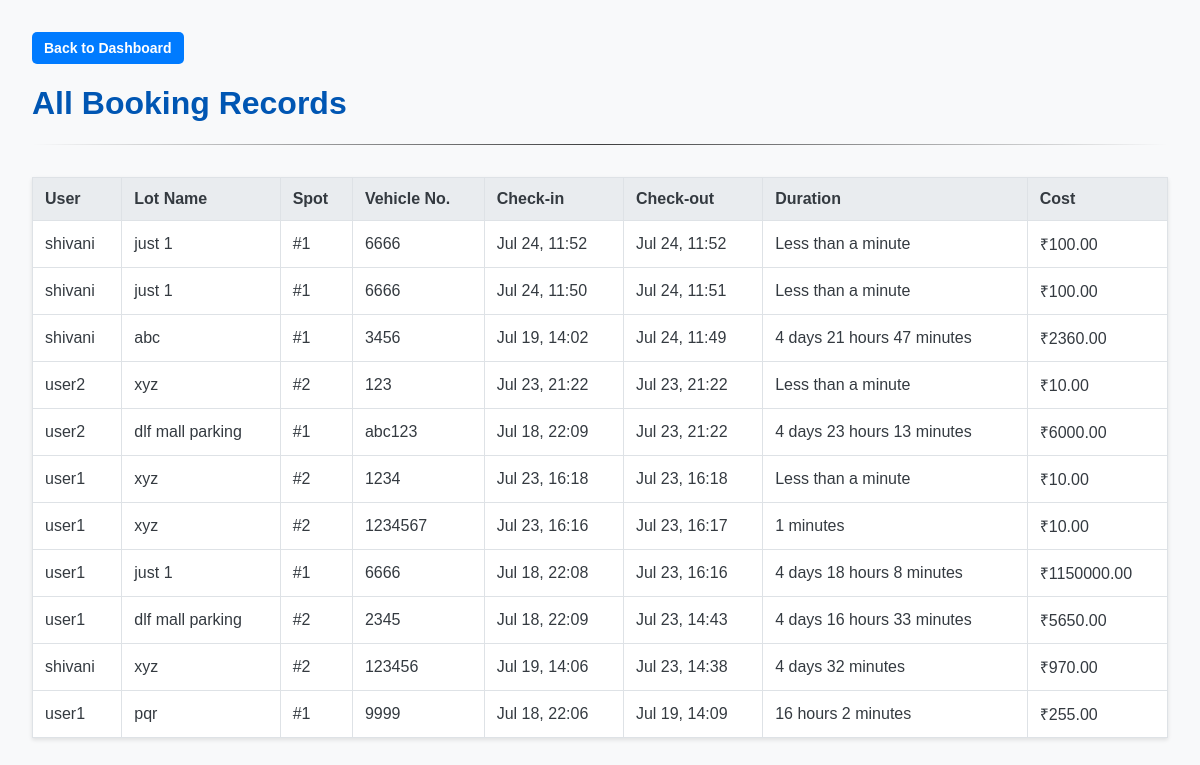
The page /admin/bookings (signed in) on the database as committed earlier.
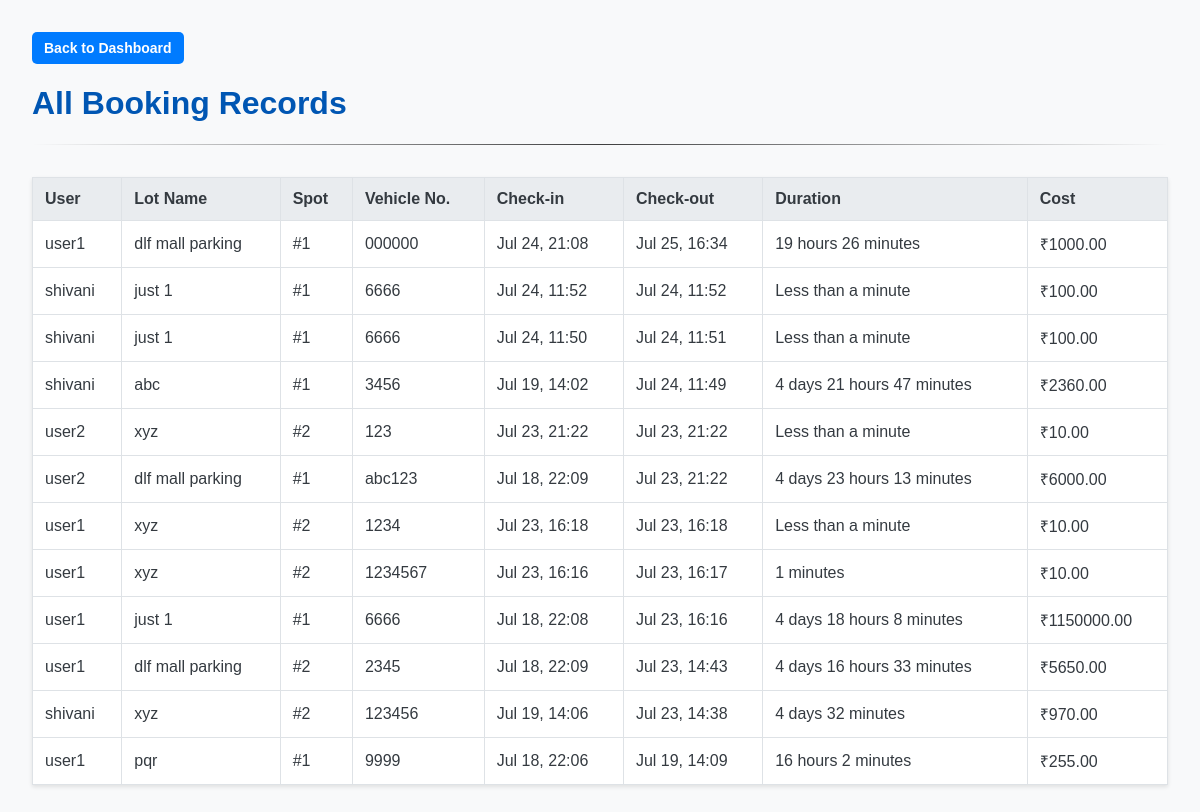
The same page on the database as committed later.
### models/models.py (models this page shows)
class Booking(db.Model):
    __tablename__ = 'bookings'
    id = db.Column(db.Integer, primary_key=True)
    vehicle_number = db.Column(db.String(20), nullable=False)
    check_in_time = db.Column(db.DateTime, nullable=False, default=datetime.utcnow)
    check_out_time = db.Column(db.DateTime, nullable=True)
    total_cost = db.Column(db.Float, nullable=True)
    user_id = db.Column(db.Integer, db.ForeignKey('users.id'), nullable=False)
    spot_id = db.Column(db.Integer, db.ForeignKey('parking_spots.id'), nullable=False)

class User(db.Model):
    __tablename__ = 'users'
    id = db.Column(db.Integer, primary_key=True)
    username = db.Column(db.String(80), unique=True, nullable=False)
    email = db.Column(db.String(120), unique=True, nullable=False)
    password = db.Column(db.String(128), nullable=False)
    is_admin = db.Column(db.Boolean, default=False, nullable=False)
    bookings = db.relationship('Booking', backref='user', lazy=True)

class ParkingLot(db.Model):
    __tablename__ = 'parking_lots'
    id = db.Column(db.Integer, primary_key=True)
    name = db.Column(db.String(100), nullable=False)
    address = db.Column(db.String(200), nullable=False)
    pincode = db.Column(db.String(10), nullable=False)
    price_per_hour = db.Column(db.Float, nullable=False)
    capacity = db.Column(db.Integer, nullable=False)
    spots = db.relationship('ParkingSpot', backref='parking_lot', lazy=True, cascade="all, delete-orphan")

class ParkingSpot(db.Model):
    __tablename__ = 'parking_spots'
    id = db.Column(db.Integer, primary_key=True)
    spot_number = db.Column(db.Integer, nullable=False)
    status = db.Column(db.String(1), default='A', nullable=False)
    lot_id = db.Column(db.Integer, db.ForeignKey('parking_lots.id'), nullable=False)
    bookings = db.relationship('Booking', backref='parking_spot', lazy=True)

### app.py (the view)
@app.route('/admin/bookings')
def admin_all_bookings():
    if not session.get('is_admin'):
        flash("Admin access required.", "error")
        return redirect(url_for('login'))
    all_bookings = Booking.query.filter(Booking.check_out_time.isnot(None)).order_by(Booking.check_out_time.desc()).all()
    for booking in all_bookings:
        booking.duration_str = format_duration(booking)
    return render_template('admin_all_bookings.html', bookings=all_bookings)

### app.py (called while the page is built)
def format_duration(booking):
    if not (booking.check_out_time and booking.check_in_time):
        return "N/A"
    delta = booking.check_out_time - booking.check_in_time
    total_seconds = delta.total_seconds()
    days, remainder = divmod(total_seconds, (24*60*60))
    hours, remainder = divmod(remainder, (60*60))
    minutes, remainder = divmod(remainder, 60)
    parts = ""
    if days > 0:
        parts += (f"{int(days)} days ")
    if hours > 0:
        parts += (f"{int(hours)} hours ")
    if minutes > 0:
        parts += (f"{int(minutes)} minutes")
    if parts:
        return parts
    else:
        return "Less than a minute"

### templates/admin_all_bookings.html (shortened to what this page needs)
<!DOCTYPE html>
<html lang="en">
<head>
    <link rel="stylesheet" href="{{ url_for('static', filename='css/styles.css') }}">
</head>
<body>
    <div>
        <a href="{{ url_for('admin_dashboard') }}" class="btn btn-primary"> Back to Dashboard</a>
    </div>
    <h1>All Booking Records</h1>
    <hr>
    <table>
        <thead>
            <tr>
                <th>User</th>
                <th>Lot Name</th>
                <th>Spot</th>
                <th>Vehicle No.</th>
                <th>Check-in</th>
                <th>Check-out</th>
                <th>Duration</th>
                <th>Cost</th>
            </tr>
        </thead>
        <tbody>
            {% for booking in bookings %}
            <tr>
                <td>{{ booking.user.username }}</td>
                <td>{{ booking.parking_spot.parking_lot.name }}</td>
                <td>#{{ booking.parking_spot.spot_number }}</td>
                <td>{{ booking.vehicle_number }}</td>
                <td>{{ booking.check_in_time.strftime('%b %d, %H:%M') }}</td>
                <td>{{ booking.check_out_time.strftime('%b %d, %H:%M') }}</td>
                <td>{{ booking.duration_str }}</td>
                <td>₹{{ '%.2f'|format(booking.total_cost) }}</td>
            </tr>
            {% else %}
            <tr>
                <td colspan="8">No booking records found.</td>
            </tr>
            {% endfor %}
        </tbody>
    </table>
</body>
</html>

### static/css/styles.css (style rules this page uses)
body { font-family: sans-serif; margin: 2em; background-color: #f8f9fa; color: #343a40; }
h1, h2 { color: #0056b3; }
hr { border: 0; height: 1px; background-image: linear-gradient(to right, rgba(0, 0, 0, 0), rgba(0, 0, 0, 0.75), rgba(0, 0, 0, 0)); }
table { width: 100%; border-collapse: collapse; margin-top: 2em; background-color: white; box-shadow: 0 2px 4px rgba(0,0,0,0.1); }
th, td { border: 1px solid #dee2e6; padding: 12px; text-align: left; }
th { background-color: #e9ecef; }
.btn { padding: 8px 12px; border-radius: 5px; border: none; cursor: pointer; font-weight: bold; color: white; text-decoration: none; font-size: 14px; display: inline-block; }
.btn-primary { background-color: #007bff; }

Rows that differ between the two databases and show on the page:
now on this page (row edited): Booking: user.username "user1", parking_spot.parking_lot.name "dlf mall parking", parking_spot.spot_number "1", vehicle_number "000000", check_in_time "Jul 24, 21:08", check_out_time "Jul 25, 16:34", duration_str "19 hours 26 minutes", total_cost "1000.00"
